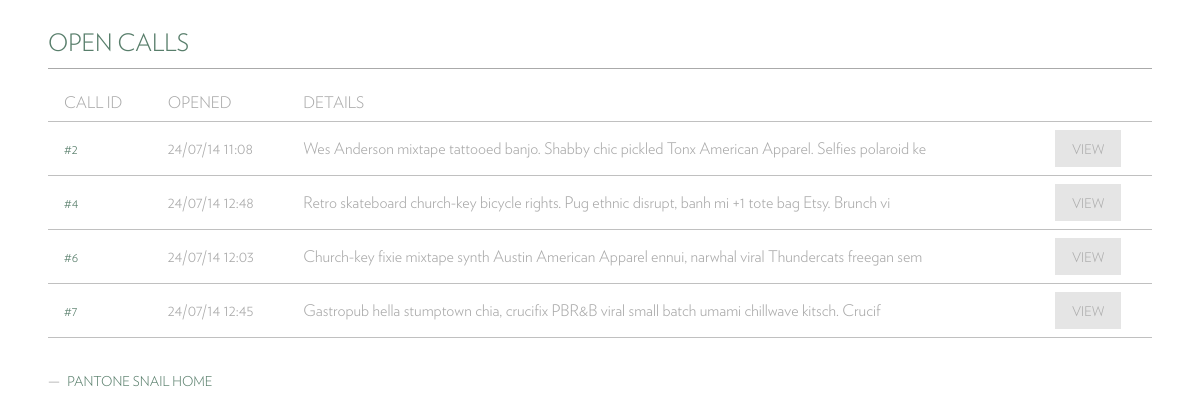
Page /open.php on the earlier database version.
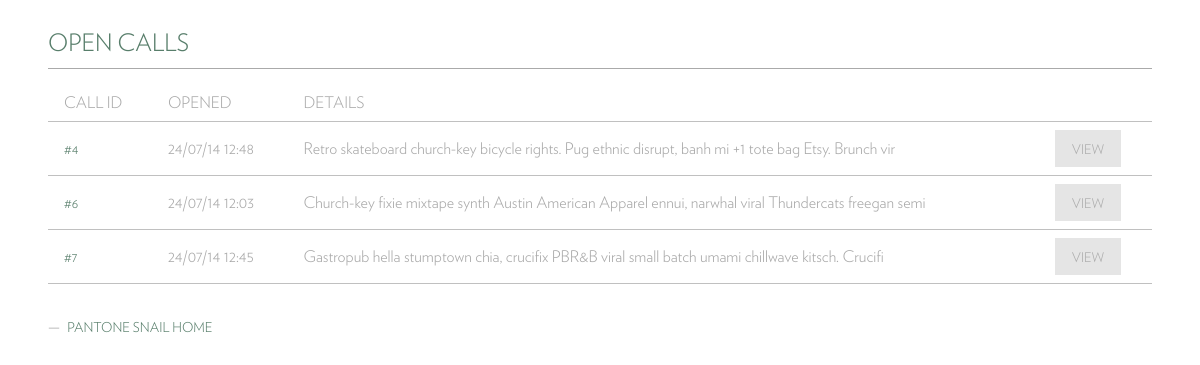
Same page on the later database version.
### tables this page shows
CREATE TABLE `calls` (
  `callid` int(11) NOT NULL AUTO_INCREMENT,
  `name` varchar(45) DEFAULT NULL,
  `email` varchar(45) DEFAULT NULL,
  `tel` varchar(45) DEFAULT NULL,
  `details` longtext,
  `assigned` int(11) DEFAULT NULL,
  `opened` datetime DEFAULT NULL,
  `lastupdate` datetime DEFAULT NULL,
  `closed` datetime DEFAULT NULL,
  `status` int(11) DEFAULT '1',
  `urgency` int(11) DEFAULT '2',
  `location` varchar(45) DEFAULT NULL,
  `room` varchar(45) DEFAULT NULL,
  `category` varchar(45) DEFAULT NULL,
  PRIMARY KEY (`callid`),
  UNIQUE KEY `callid_UNIQUE` (`callid`)
);

### includes/functions.php (called while the page is built, shortened)
<?php
$codename = "Pantone Snail";
?>

### open.php (the view, shortened to what this page needs)
<!DOCTYPE html>
<html lang="en">
	<?php
	include 'includes/functions.php';
	?>
	<head>
		<link rel="stylesheet" type="text/css" href="css/reset.css" />
		<link rel="stylesheet" type="text/css" href="css/style.css" />
	</head>
	<body>
	<div class="section">
	<h2>Open Calls</h2>
	<div id="#ajaxforms">
	<table>
	<thead>
		<tr>
			<th>Call ID</th>
			<th>Opened</th>
			<th>Details</th>
			<th>&nbsp;</th>
		</tr>
	</thead>
	<tbody>
	<?php
		$result = mysqli_query($db, "SELECT * FROM calls WHERE status='1'");
		while($calls = mysqli_fetch_array($result))  {
		?>
		<tr>
		<td><a href="viewcall.php?id=<?=$calls['callid'];?>">#<?=$calls['callid'];?></a></td>
		<td><?=date("d/m/y h:s", strtotime($calls['opened']));?></td>
		<td><?=substr(strip_tags($calls['details']), 0, 100);?></td>
		<td>
			<form method="post">
				<button name="submit" value="submit" type="submit">View</button>
			</form>
		</td>
		</tr>
	<? } ?>
	</tbody>
	</table>
	</div>
	<ul>
		<li><a href="index.php"><?=$codename;?> Home</a></li>
	</ul>
	</div>
	</body>
</html>

Differences in the rows shown:
no longer on this page (row edited): calls: callid "2", opened "24/07/14 11:08", details "Wes Anderson mixtape tattooed banjo. Shabby chic pickled Tonx American Apparel. Selfies polaroid ke"
changed calls id 4: details "Retro skateboard church-key bicycle rights. Pug ethnic disrupt, banh mi +1 tote bag Etsy. Brunch vi" → "Retro skateboard church-key bicycle rights. Pug ethnic disrupt, banh mi +1 tote bag Etsy. Brunch vir"
changed calls id 6: details "Church-key fixie mixtape synth Austin American Apparel ennui, narwhal viral Thundercats freegan sem" → "Church-key fixie mixtape synth Austin American Apparel ennui, narwhal viral Thundercats freegan semi"
changed calls id 7: details "Gastropub hella stumptown chia, crucifix PBR&B viral small batch umami chillwave kitsch. Crucif" → "Gastropub hella stumptown chia, crucifix PBR&B viral small batch umami chillwave kitsch. Crucifi"
